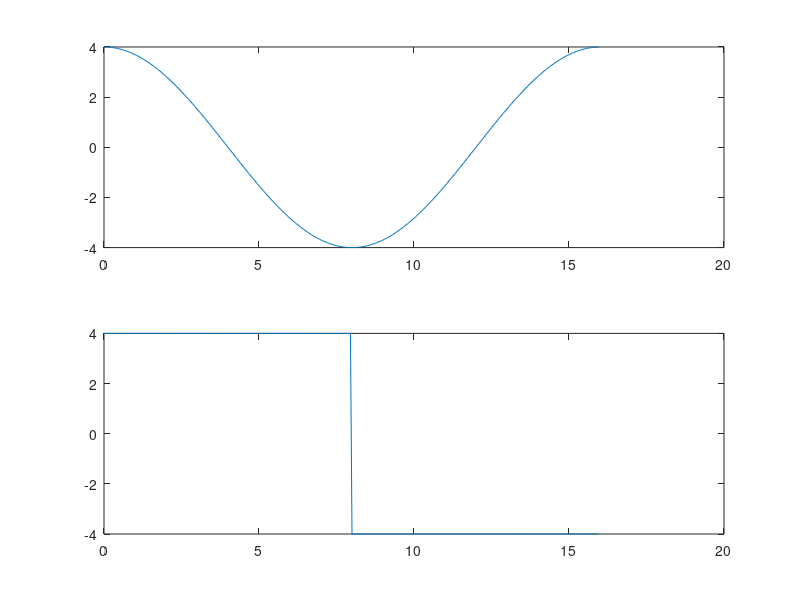

Recreate this plot in MATLAB.

clear
clc

A=4;

T=16;
dt=0.05; % sampling period
t=[0:dt:T-dt];

wm=pi/8; % message freq in rad per sec
tm=(2*pi)/wm; % message time period in secs = (2pi/(pi/8)) = 16 secs

x1=A*cos(wm*t);

% build x2
g=zeros(1,length(t));
for i=1:length(t)
    if t(i) >= 0 && t(i)<(tm/2)
        g(i)=1;
    elseif t(i) >= (tm/2) && t(i)<(tm)
        g(i)=-1;
    else
        g(i)=0;
    end
end

x2=A*g;

figure(1)
clf

subplot(211)
plot(t,x1);

subplot(212)
plot(t,x2);

return 
